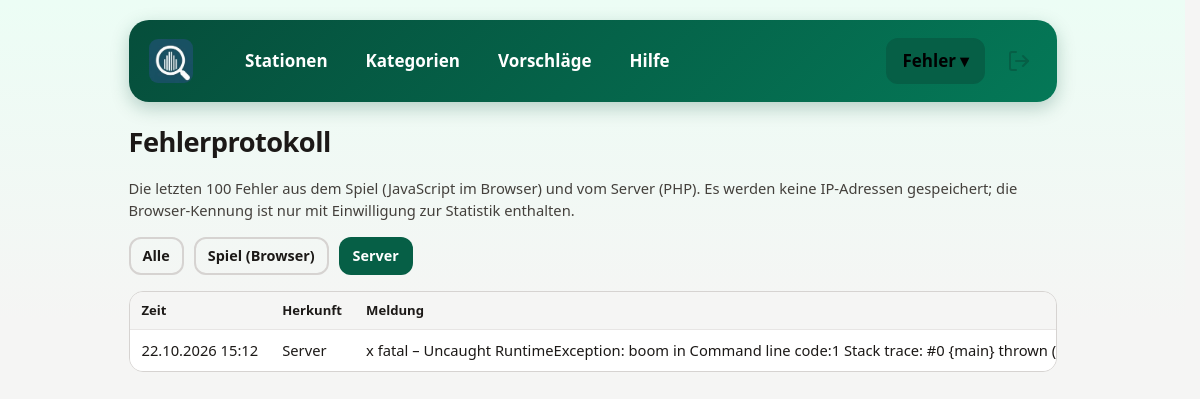
Page /admin/errors.php?origin=server (signed in) on the committed database.
### tables this page shows
CREATE TABLE client_errors (
    id INTEGER PRIMARY KEY AUTOINCREMENT,
    origin TEXT NOT NULL DEFAULT 'client',
    player_id TEXT,
    message TEXT NOT NULL,
    source TEXT,
    stack TEXT,
    url TEXT,
    user_agent TEXT,
    created_at TEXT NOT NULL
);

### includes/config.php (called while the page is built, shortened)
<?php
function config(string $key = null)
{
    static $config = null;
    if ($config === null) {
        $root = dirname(__DIR__);
        $config = [
            'root' => $root,
            'db_path' => $root . '/data/game.sqlite',
            'schema_path' => $root . '/setup/schema.sql',
            'upload_dir' => $root . '/uploads',
            'upload_url' => 'uploads',
            'upload_max_bytes' => 8 * 1024 * 1024,
            'upload_max_edge' => 4000,
            'session_name' => 'muenster_admin',
            'session_timeout' => 300,
            'login_max_attempts' => 5,
            'login_window' => 900,
            'suggest_max_per_hour' => 5,
            'allow_http_links' => true,
            'timezone' => 'Europe/Berlin',
            'debug' => false,
        ];
        $local = __DIR__ . '/config.local.php';
        if (is_file($local)) {
            $config = array_merge($config, (array) require $local);
        }
        date_default_timezone_set($config['timezone']);
    }
    return $key === null ? $config : $config[$key];
}

### includes/config.local.php (called while the page is built)
<?php return ['debug' => true];

### includes/database.php (called while the page is built, shortened)
<?php
require_once __DIR__ . '/config.php';
function db(): PDO
{
    static $pdo = null;
    if ($pdo === null) {
        $path = config('db_path');
        $isNew = !is_file($path);
        $pdo = new PDO('sqlite:' . $path, null, null, [
            PDO::ATTR_ERRMODE => PDO::ERRMODE_EXCEPTION,
            PDO::ATTR_DEFAULT_FETCH_MODE => PDO::FETCH_ASSOC,
            PDO::ATTR_EMULATE_PREPARES => false,
        ]);
        $pdo->exec('PRAGMA foreign_keys = ON');
        $pdo->exec('PRAGMA busy_timeout = 5000');
        $pdo->exec((string) file_get_contents(config('schema_path')));
        $stationColumns = $pdo->query('PRAGMA table_info(stations)')->fetchAll(PDO::FETCH_COLUMN, 1);
        $errorColumns = $pdo->query('PRAGMA table_info(client_errors)')->fetchAll(PDO::FETCH_COLUMN, 1);
        $adminColumns = $pdo->query('PRAGMA table_info(admins)')->fetchAll(PDO::FETCH_COLUMN, 1);
    }
    return $pdo;
}

### admin/errors.php (the view, shortened to what this page needs)
<?php
require __DIR__ . '/_bootstrap.php';
$origins = ['' => 'Alle', 'client' => 'Spiel (Browser)', 'server' => 'Server'];
$origin = is_string($_GET['origin'] ?? null) && isset($origins[$_GET['origin']]) ? $_GET['origin'] : '';
$statement = db()->prepare('SELECT origin, created_at, message, source, stack, url, user_agent FROM client_errors WHERE (? = \'\' OR origin = ?) ORDER BY id DESC LIMIT 100');
$statement->execute([$origin, $origin]);
$errors = $statement->fetchAll();
?>
<h1 class="admin-title">Fehlerprotokoll</h1>
<p class="task-intro">Die letzten 100 Fehler aus dem Spiel (JavaScript im Browser) und vom Server (PHP). Es werden keine IP-Adressen gespeichert; die Browser-Kennung ist nur mit Einwilligung zur Statistik enthalten.</p>
<nav class="admin-toolbar" aria-label="Herkunft">
  <?php foreach ($origins as $value => $label): ?>
    <a class="btn small<?= $value === $origin ? '' : ' secondary' ?>" href="errors.php<?= $value === '' ? '' : '?origin=' . $value ?>"<?= $value === $origin ? ' aria-current="true"' : '' ?>><?= h($label) ?></a>
  <?php endforeach; ?>
</nav>
<?php if (!$errors): ?>
  <p>Keine Fehler protokolliert.</p>
<?php else: ?>
  <div class="stat-table-wrap"><table class="stat-table">
    <thead><tr><th>Zeit</th><th>Herkunft</th><th>Meldung</th><th>Ort</th><th>Seite</th><th>Browser</th></tr></thead>
    <tbody>
    <?php foreach ($errors as $e): ?>
      <tr>
        <td><?= h(date('d.m.Y H:i', (int) strtotime($e['created_at']))) ?></td>
        <td><?= $e['origin'] === 'server' ? 'Server' : 'Spiel' ?></td>
        <td><?= h($e['message']) ?><?php if ($e['stack']): ?><details><summary>Stack</summary><pre><?= h($e['stack']) ?></pre></details><?php endif; ?></td>
      </tr>
    <?php endforeach; ?>
    </tbody>
  </table></div>
<?php endif; ?>

### admin/admin.css (style rules this page uses)
:root { font-family: system-ui, -apple-system, 'Segoe UI', sans-serif; color-scheme: light dark; --green: #065f46; --green-dark: #064e3b; --green-soft: #ecfdf5; --ink: #1c1917; --muted: #44403c; --bg: #f5f5f4; --bg-top: #ecfdf5; --surface: #fff; --surface-alt: #f5f5f4; --border: #d6d3d1; --border-soft: #e7e5e4; --link: #065f46; --focus: #f59e0b; --danger: #b91c1c; --danger-soft: #fee2e2; --ok-soft: #d1fae5; --hero-from: #064e3b; --hero-to: #047857; --hero-text: #d1fae5; --cat: #065f46; --cat-soft: #ecfdf5; --shadow: rgba(6, 78, 59, 0.25); }
* { box-sizing: border-box; }
body { margin: 0; background: linear-gradient(180deg, var(--bg-top) 0, var(--bg) 320px) no-repeat var(--bg); color: var(--ink); font-size: 1.0625rem; line-height: 1.5; }
a { color: var(--link); }
html { scrollbar-gutter: stable; overflow-y: scroll; }
h1.admin-title { font-size: 1.7rem; letter-spacing: -0.02em; margin: 0 0 4px; color: var(--ink); }
.admin-toolbar { display: flex; flex-wrap: wrap; gap: 10px; align-items: center; margin: 16px 0; }
button, .btn { cursor: pointer; font: inherit; font-size: 1rem; font-weight: 600; min-height: 44px; padding: 10px 18px; border-radius: 12px; border: 2px solid transparent; text-decoration: none; display: inline-flex; align-items: center; justify-content: center; gap: 6px; background: var(--green); color: #fff; transition: transform 0.18s ease, background-color 0.18s ease; }
button.secondary, .btn.secondary, .back-button { background: transparent; color: var(--ink); border-color: var(--border); font-weight: 700; }
button.small, .btn.small { min-height: 36px; padding: 6px 12px; font-size: 0.9rem; }
.task-intro, .muted { color: var(--muted); font-size: 0.92rem; }
.stat-table-wrap { overflow-x: auto; margin: 0 0 12px; border: 1px solid var(--border); border-radius: 14px; background: var(--surface); }
.stat-table { width: 100%; border-collapse: collapse; font-size: 0.92rem; }
.stat-table th, .stat-table td { padding: 9px 12px; text-align: left; border-bottom: 1px solid var(--border-soft); white-space: nowrap; }
.stat-table th { background: var(--surface-alt); font-size: 0.82rem; }
.stat-table tbody tr:last-child td { border-bottom: 0; }

### rows in the picture
client_errors: created_at "22.10.2026 15:12", origin "Server", message "x fatal – Uncaught RuntimeException: boom in Command line code:1 Stack trace: #0 {main} thrown…"

### other values in the picture
$label "Stationen"
$label "Kategorien"
$label "Vorschläge"
$label "Hilfe"
$menuLabel "Fehler"
$label "Alle"
$label "Spiel (Browser)"
$label "Server"
